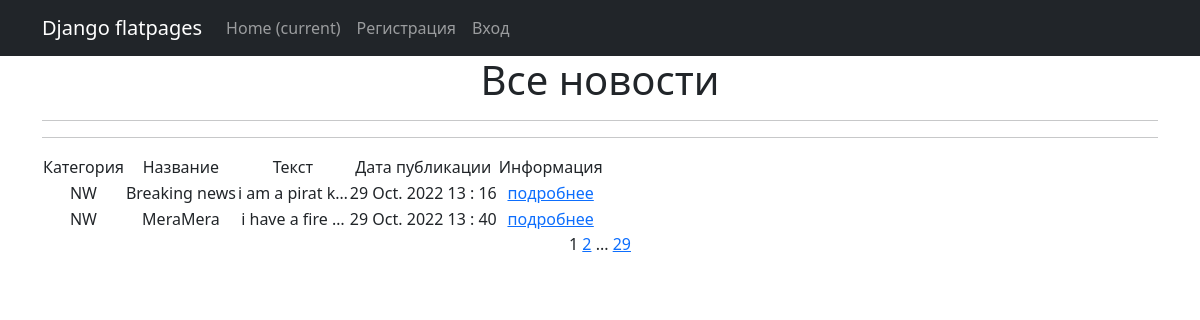
Page /news/ on the committed database.
### news/models.py (models this page shows, shortened)
class Post(models.Model):
    author = models.ForeignKey(Author, on_delete=models.CASCADE)
    NEWS = "NW"
    ARTICLE = "AR"
    CATEGORY_CHOICES = (
        (NEWS, 'Новость'),
        (ARTICLE, 'Статья'),
    )
    categoryType = models.CharField(max_length=2, choices=CATEGORY_CHOICES, default=ARTICLE)
    dateCreation = models.DateTimeField(auto_now_add=True)
    postCategory = models.ManyToManyField(Category, through='PostCategory')
    title = models.CharField(max_length=128)
    text = models.TextField()
    rating = models.SmallIntegerField(default=0)

### news/views.py (the view)
# urls.py: path('', PostList.as_view(), name='post_list'),
class PostList(ListView):
    model = Post
    template_name = 'news/index.html'
    context_object_name = 'post'
    paginate_by = 2  # указываем количество записей на странице

### news/templatetags/censor_filters.py (called while the page is built)
@register.filter()
def censor(value):
    bad_words = ('слова', 'казнью', 'логия')
    if not isinstance(value, str):
        raise TypeError(f"unresolved type '{type(value)}' expected  type 'str'")
    for word in value.split():
        if word.lower().strip(',') in bad_words:
            value = value.replace(word, f"{word[0]}{'*' * (len(word) - 1)}")
    return value

### news/templates/news/index.html (shortened to what this page needs)
{% extends 'default.html' %}
{% load censor_filters %}
{% load custom_tags %}
{% block content %}
<h1>Все новости</h1>
   <hr>
<hr>
{% if post %}
<table>
    <tr>
        <td>Категория</td>
        <td>Название</td>
        <td>Текст</td>
        <td>Дата публикации</td>
        <td>Информация</td>
    </tr>
    {% for a in post %}
    <tr>
        <td>{{ a.categoryType }}</td>
        <td>{{ a.title }}</td>
        <td>{{ a.text|truncatechars:15}}</td>
        <td>{{ a.dateCreation | date:'d M. Y H : i'}}</td>
        <td><a href="info/{{ a.id}}"> подробнее </a></td>
                        <td>
                </td>
    </tr>
    {% endfor %}
</table>
{% else %}
<h2>Новостей нет!</h2>
{% endif %}
   {{ page_obj.number }}
   {% if page_obj.has_next %}
       <a href="?page={{ page_obj.next_page_number }}">{{ page_obj.next_page_number }}</a>
       {% if paginator.num_pages != page_obj.next_page_number %}
           ...
           <a href="?page={{ page_obj.paginator.num_pages }}">{{ page_obj.paginator.num_pages }}</a>
       {% endif %}
   {% endif %}
{% endblock content %}

### rows in the picture
Post: categoryType "NW", title "Breaking news", text "i am a pirat k…", dateCreation "29 Oct. 2022 13 : 16"
Post: categoryType "NW", title "MeraMera", text "i have a fire …", dateCreation "29 Oct. 2022 13 : 40"

### other values in the picture
{{ page_obj.number }} "1"
{{ page_obj.next_page_number }} "2"
{{ page_obj.paginator.num_pages }} "29"
